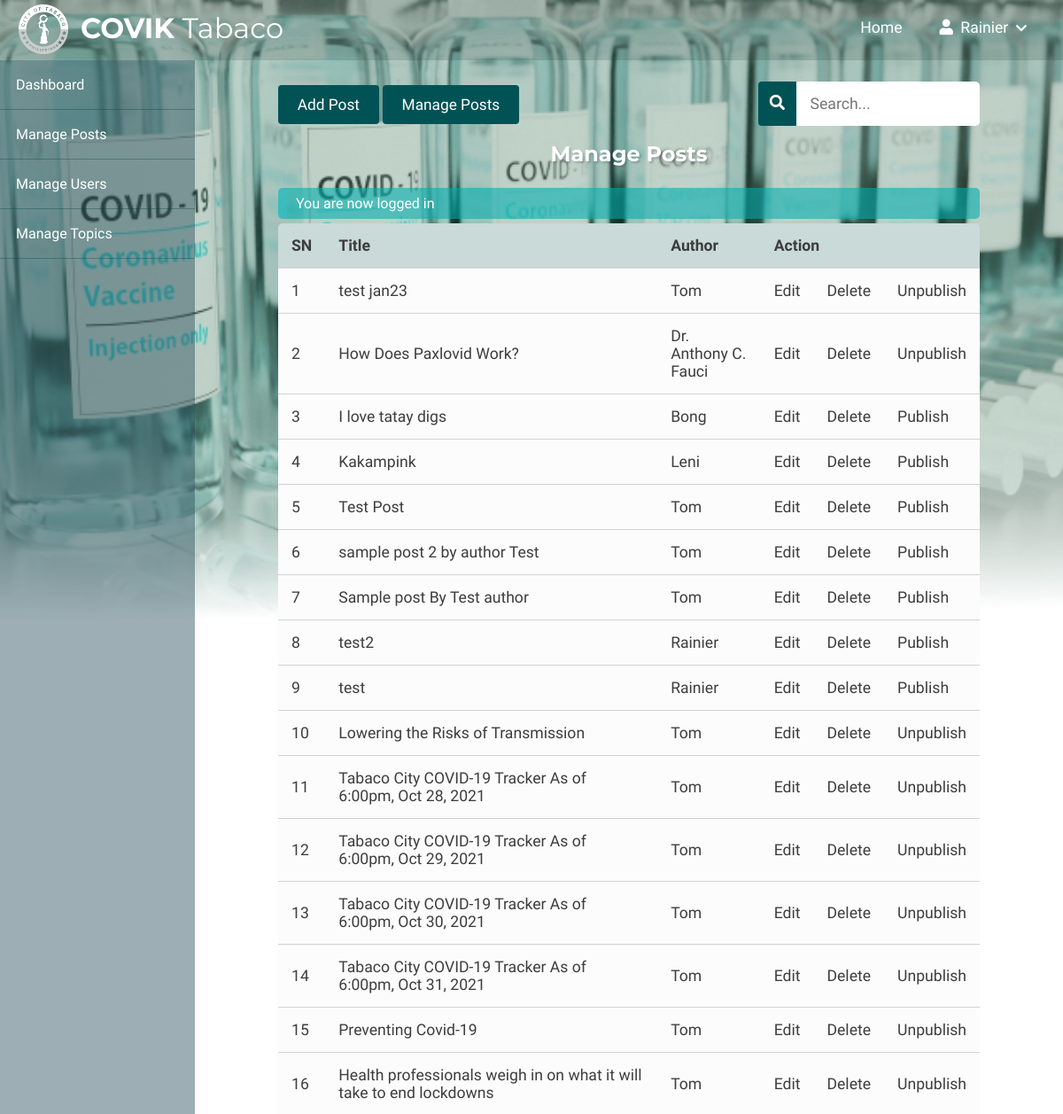
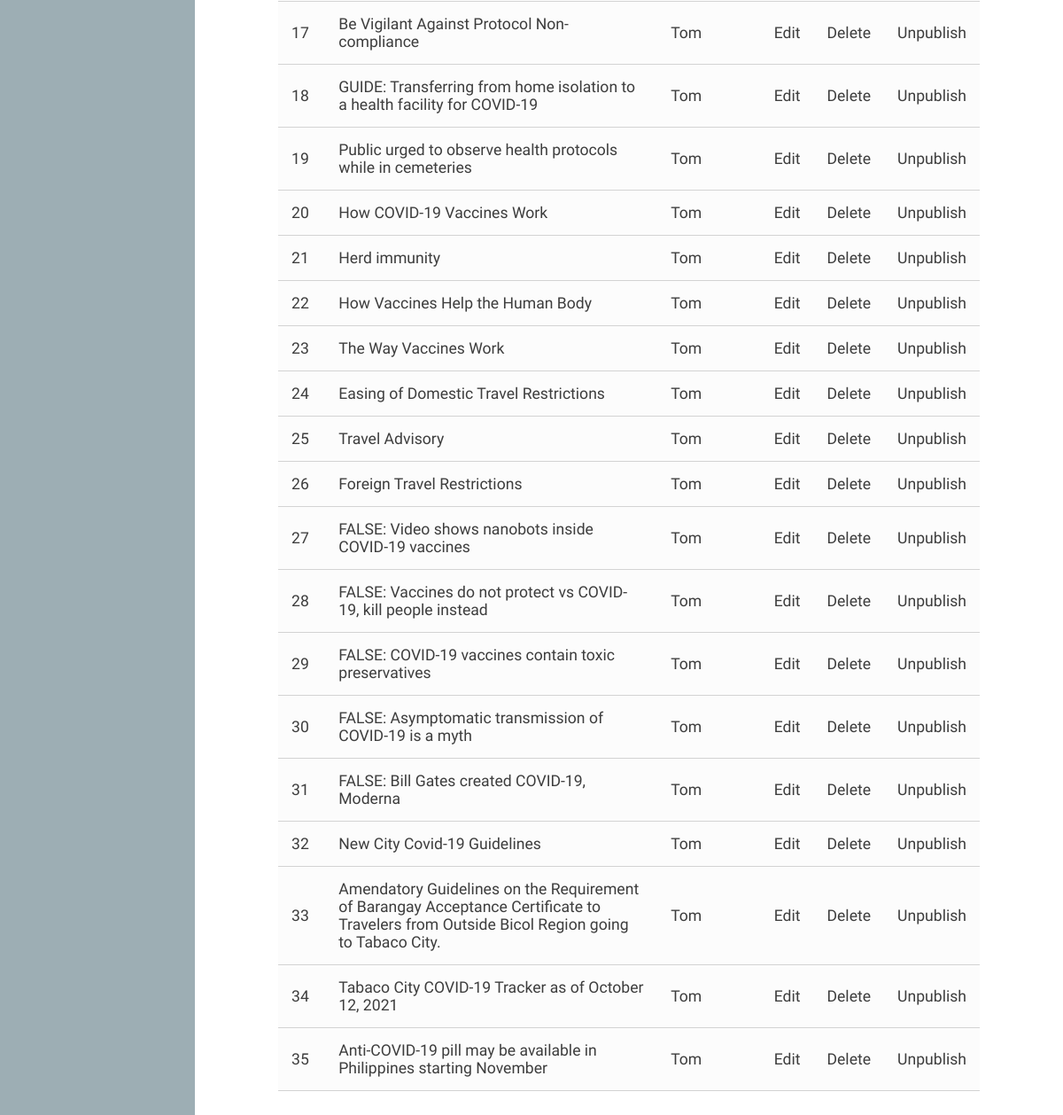
The page /admin/posts/index.php (signed in) on the database its author committed (2 pictures, top to bottom).
### tables this page shows
CREATE TABLE `posts` (
  `id` int(11) NOT NULL,
  `user_id` int(11) NOT NULL,
  `topic_id` int(11) DEFAULT NULL,
  `title` varchar(255) NOT NULL,
  `image` varchar(255) NOT NULL,
  `body` text NOT NULL,
  `published` tinyint(4) NOT NULL,
  `created_at` datetime NOT NULL DEFAULT current_timestamp()
);

CREATE TABLE `users` (
  `id` int(11) NOT NULL,
  `admin` tinyint(4) NOT NULL,
  `fullname` varchar(255) NOT NULL,
  `username` varchar(255) NOT NULL,
  `position` varchar(255) NOT NULL,
  `department` varchar(255) NOT NULL,
  `employeeId` varchar(255) NOT NULL,
  `email` varchar(255) NOT NULL,
  `password` varchar(255) NOT NULL,
  `created_at` timestamp NOT NULL DEFAULT current_timestamp()
);

### app/database/db.php (called while the page is built, shortened)
<?php
require('connect.php');
function executeQuery($sql, $data) {
     global $conn;
     $stmt = $conn->prepare($sql);
     $values = array_values($data);
     $types = str_repeat('s', count($values));
     $stmt->bind_param($types, ...$values);
     $stmt->execute();
     return $stmt;
}
function selectAll($table, $conditions = [])
{
     global $conn;
     $sql = "SELECT * FROM $table";
     if (empty($conditions)) {
          $stmt = $conn->prepare($sql);
          $stmt->execute();
          $records = $stmt->get_result()->fetch_all(MYSQLI_ASSOC);
          return $records;
     }
}
function selectAllRecent($table, $conditions = [])
{
     global $conn;
     $sql = "SELECT * FROM $table ORDER BY id DESC LIMIT 5";
     if (empty($conditions)) {
          $stmt = $conn->prepare($sql);
          $stmt->execute();
          $records = $stmt->get_result()->fetch_all(MYSQLI_ASSOC);
          return $records;
     }
}

### app/controllers/posts.php (called while the page is built, shortened)
<?php
include(ROOT_PATH . "/app/database/db.php");
$table = 'posts';
$posts = selectAll($table);
$recent = selectAllRecent($table);

### admin/posts/index.php (the view, shortened to what this page needs)
<?php include(ROOT_PATH . "/app/controllers/posts.php");
$authPosts = authPosts();
$sectionTitle = "Manage Posts";
?>
<!DOCTYPE html>
<html lang="en">
<head>
     <link
          rel="stylesheet"
          href="https://pro.fontawesome.com/releases/v5.10.0/css/all.css"
     />
     <link rel="stylesheet" href="../../assets/css/style.css" />
     <link rel="stylesheet" href="../../assets/css/admin.css" />
</head>
     <body class="admin-body">
          <?php include(ROOT_PATH . "/app/includes/adminHeader.php"); ?>
          <div class="admin-wrapper">
               <?php include(ROOT_PATH . "/app/includes/adminSidebar.php"); ?>
               <div class="admin-content">
                    <div class="button-group">
                         <div class="manage-posts-btn">
                              <a href="create.php" class="btn btn-big">Add Post</a>
                              <a href="index.php" class="btn btn-big">Manage Posts</a>
                         </div>
                         <div class="admin-search-wrapper">
                              <div class="section search">
                                   <div class="search-container">
                                        <form action="index.php"  id="search-form" method="get">
                                             <button type="submit" class="search-form-btn" id="admin-search-btn">
                                                  <i class="fa fa-search"></i>
                                             </button>
                                             <input type="text" name="search-term" class="text-input contents" id="admin-search-input" placeholder="Search..."></input>
                                        </form>
                                   </div>
                              </div>
                         </div>
                    </div>
                    <div class="content">
                         <h2 class="page-title"><?php echo $sectionTitle; ?></h2>
                         <?php include(ROOT_PATH . "/app/includes/messages.php") ?>
                         <table>
                              <thead class="thead">
                                   <th class="table-design">SN</th>
                                   <th class="table-design">Title</th>
                                   <th class="table-design">Author</th>
                                   <th class="table-design" colspan="3">Action</th>
                              </thead>
                              <tbody class="tbody">
                                   <?php if (empty($_SESSION['id']) || empty($_SESSION['admin'])): ?>
                                        <?php if (empty($authPosts)){
                                             $authPosts = [0][0];
                                        }
                                        ?>
                                        <?php if ($authPosts[0]['title'] !== null): ?>
                                             <?php foreach (array_reverse($authPosts) as $key => $post): ?>
                                                  <tr>
                                                       <td class="table-design"><?php echo $key + 1; ?></td>
                                                       <td class="table-design"><?php echo $post['title']; ?></td>
                                                       <td class="table-design"><?php echo $post['username']; ?></td>
                                                       <td class="table-design"><a href="edit.php?id=<?php echo $post['id']; ?>" class="edit">Edit</a></td>
                                                       <td class="table-design"><a href="edit.php?delete_id=<?php echo $post['id']; ?>" class="delete">Delete</a></td>
                                                       <?php if ($post['published']): ?>
                                                            <td class="table-design"><a href="edit.php?published=0&p_id=<?php echo $post['id'] ?>" class="unpublish">Unpublish</a></td>
                                                       <?php else: ?>
                                                            <td class="table-design"><a href="edit.php?published=1&p_id=<?php echo$post['id'] ?>" class="publish">Publish</a></td>
                                                       <?php endif; ?>
                                                  </tr>
                                             <?php endforeach; ?>
                                        <?php else: ?>
                                             <?php echo "<h1 class='empty-posts'>No post found.</h1>"; ?>
                                        <?php endif; ?>
                                   <?php else: ?>
                                        <?php foreach (array_reverse($posts) as $key => $post): ?>
                                        <tr>
                                             <?php
                                                  $sql = "SELECT `username` FROM `users` WHERE `id` = ?";
                                                  $stmt = executeQuery($sql, ['id' => $post['user_id']]);
                                                  $records = $stmt->get_result()->fetch_all(MYSQLI_ASSOC);
                                             ?>
                                             <td class="table-design"><?php echo $key + 1; ?></td>
                                             <td class="table-design"><?php echo $post['title'] ?></td>
                                             <td class="table-design"><?php echo $records[0]['username']; ?></td>
                                             <td class="table-design"><a href="edit.php?id=<?php echo $post['id']; ?>" class="edit">Edit</a></td>
                                             <td class="table-design"><a href="edit.php?delete_id=<?php echo $post['id']; ?>" class="delete">Delete</a></td>
                                             <?php if ($post['published']): ?>
                                                  <td class="table-design"><a href="edit.php?published=0&p_id=<?php echo $post['id'] ?>" class="unpublish">Unpublish</a></td>
                                             <?php else: ?>
                                                  <td class="table-design"><a href="edit.php?published=1&p_id=<?php echo $post['id'] ?>" class="publish">Publish</a></td>
                                             <?php endif; ?>
                                        </tr>
                                        <?php endforeach; ?>
                                   <?php endif;?>
                              </tbody>
                         </table>
                    </div>
               </div>
          </div>
     </body>
</html>

### assets/css/style.css (style rules this page uses)
* { box-sizing: border-box; }
html { height: 100%; padding: 0; margin: 0; font-family: "Be vietnam", sans-serif; }
body { height: 130%; padding: 0; margin: 0; background: url(../images/bg-index.png); background-repeat: no-repeat; background-size: 100%; }
h1, h2, h3, h4, h5, h6 { font-family: "Montserrat", sans-serif; color: rgb(61, 61, 61); margin: 5px; }
a { text-decoration: none; color: inherit; }
.btn { padding: 0.5rem 1rem; background: #005255; color: white; border: 1px solid transparent; border-radius: 0.25rem; font-size: 1.08em; font-family: "Be vietnam", sans-serif; }
.btn-big { padding: 0.7rem 1.3rem; line-height: 1.3rem; cursor: pointer; }
.text-input { padding: 0.8rem 1rem; display: block; width: 100%; border: 1px solid #e0e0e0; border-radius: 5px; outline: none; color: rgb(153, 145, 145); line-height: 1.5rem; font-size: 1.1em; font-family: "Be vietnam", sans-serif; }
.content { width: 90%; margin: 30px auto 30px; }
#search-form { display: flex; }
i.fa.fa-search { -webkit-transition: 0.1s ease-in-out, webkit-transform 0.1s ease-in-out; -moz-transition: 0.1s ease-in-out, moz-transform 0.1s ease-in-out; transition: 0.1s ease-in-out, transform 0.1s ease-in-out; }

### assets/css/admin.css (style rules this page uses)
html { font-family: "Be vietnam", sans-serif !important; }
.admin-body { height: 100% !important; }
.admin-wrapper { display: flex; height: calc(100% - 68px); color: white; }
.admin-wrapper .admin-content { flex: 8; height: 100%; padding: 40px 100px 100px; overflow-y: auto; }
.admin-wrapper .admin-content .button-group { margin: 0 5%; }
.admin-wrapper .page-title { color: white; text-align: center; margin-bottom: 1.5rem; text-shadow: 2px 2px 2px rgba(53, 53, 53, 0.25); }
table { width: 100%; border-collapse: collapse; border-top-left-radius: 5px; border-top-right-radius: 5px; font-size: 1.1rem; overflow: hidden; }
table .thead { background: #c9dad8; color: rgb(61,61,61); }
table .tbody { background: #fcfcfc; color: rgb(61,61,61); }
.table-design { padding: 15px; text-align: left; border-bottom: 1px solid #d3d3d3; }
#search-form { border-radius: 5%; height: 50px; }
#admin-search-btn { border: 0px; width: 50px; font-size: 1.08em; color: white; background: #005255; border-top-left-radius: 0.25rem; border-bottom-left-radius: 0.25rem; border-top-right-radius: 0; border-bottom-right-radius: 0; cursor: pointer; }
#admin-search-input { color: rgb(61, 61, 61) !important; border-top-left-radius: 0; border-bottom-left-radius: 0; border: none; }
.admin-search-wrapper { float: right; width: 250px; margin-top: -37px; }
@media only screen and (max-width: 1280px) { .admin-wrapper .admin-content { padding: 40px 75px 100px; } }
@media only screen and (max-width: 1225px) { .admin-wrapper .admin-content { padding: 40px 50px 100px; } }

### rows shown on the page
posts: title "test jan23", user.username "Tom"
posts: title "How Does Paxlovid Work?", user.username "Dr. Anthony C. Fauci"
posts: title "I love tatay digs", user.username "Bong"
posts: title "Kakampink", user.username "Leni"
posts: title "Test Post", user.username "Tom"
posts: title "sample post 2 by author Test", user.username "Tom"
posts: title "Sample post By Test author", user.username "Tom"
posts: title "test2", user.username "Rainier"
posts: title "test", user.username "Rainier"
posts: title "Lowering the Risks of Transmission", user.username "Tom"
posts: title "Tabaco City COVID-19 Tracker As of 6:00pm, Oct 28, 2021", user.username "Tom"
posts: title "Tabaco City COVID-19 Tracker As of 6:00pm, Oct 29, 2021", user.username "Tom"
posts: title "Tabaco City COVID-19 Tracker As of 6:00pm, Oct 30, 2021", user.username "Tom"
posts: title "Tabaco City COVID-19 Tracker As of 6:00pm, Oct 31, 2021", user.username "Tom"
posts: title "Preventing Covid-19", user.username "Tom"
posts: title "Health professionals weigh in on what it will take to end lockdowns", user.username "Tom"
posts: title "Be Vigilant Against Protocol Non-compliance", user.username "Tom"
posts: title "GUIDE: Transferring from home isolation to a health facility for COVID-19", user.username "Tom"
posts: title "Public urged to observe health protocols while in cemeteries", user.username "Tom"
posts: title "How COVID-19 Vaccines Work", user.username "Tom"
posts: title "Herd immunity", user.username "Tom"
posts: title "How Vaccines Help the Human Body", user.username "Tom"
posts: title "The Way Vaccines Work", user.username "Tom"
posts: title "Easing of Domestic Travel Restrictions", user.username "Tom"
posts: title "Travel Advisory", user.username "Tom"
posts: title "Foreign Travel Restrictions", user.username "Tom"
posts: title "FALSE: Video shows nanobots inside COVID-19 vaccines", user.username "Tom"
posts: title "FALSE: Vaccines do not protect vs COVID-19, kill people instead", user.username "Tom"
posts: title "FALSE: COVID-19 vaccines contain toxic preservatives", user.username "Tom"
posts: title "FALSE: Asymptomatic transmission of COVID-19 is a myth", user.username "Tom"
posts: title "FALSE: Bill Gates created COVID-19, Moderna", user.username "Tom"
posts: title "New City Covid-19 Guidelines", user.username "Tom"
posts: title "Amendatory Guidelines on the Requirement of Barangay Acceptance Certificate to Travelers from Outside Bicol Region going to Tabaco City.", user.username "Tom"
posts: title "Tabaco City COVID-19 Tracker as of October 12, 2021", user.username "Tom"
posts: title "Anti-COVID-19 pill may be available in Philippines starting November", user.username "Tom"

### other values the page prints
$_SESSION['username'] "Rainier"
$sectionTitle "Manage Posts"
$_SESSION['message'] "You are now logged in"
